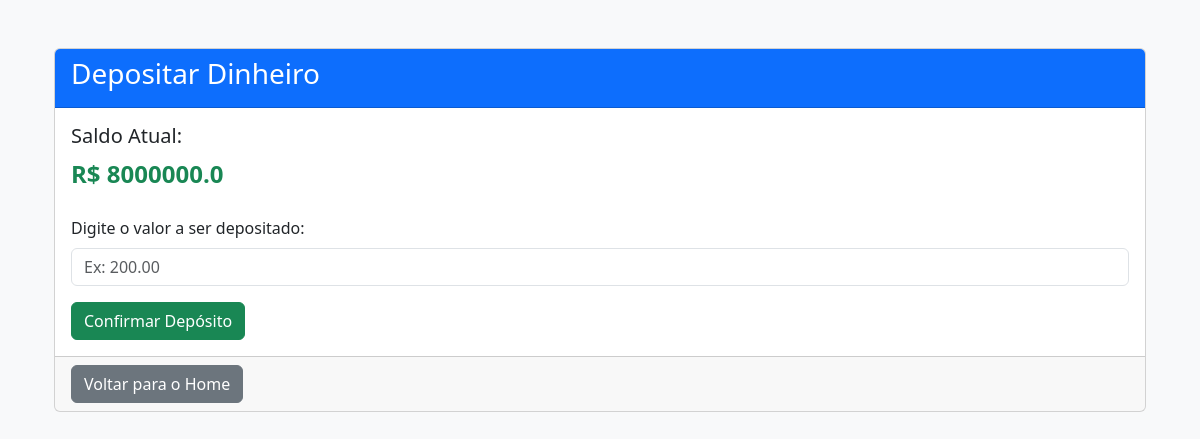
The app's page /depositar (signed in), older data.
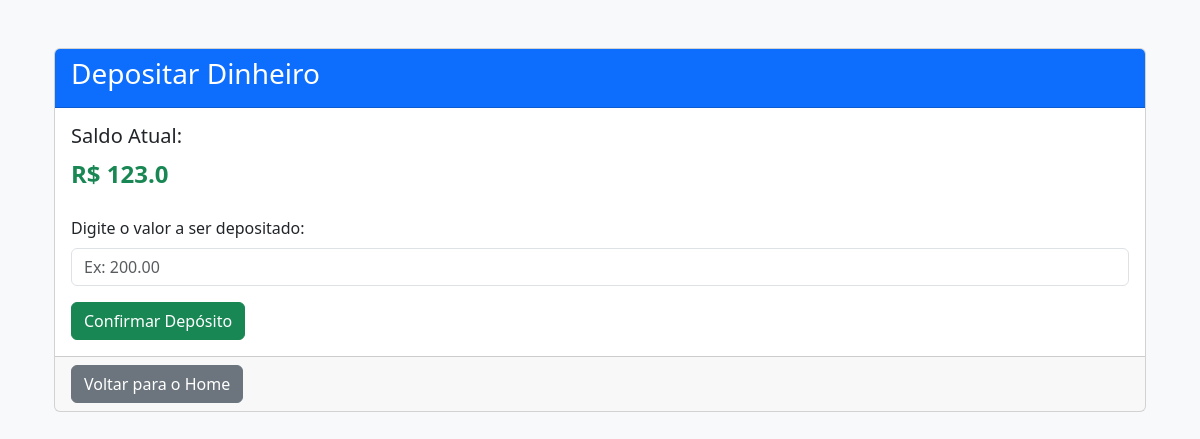
The same page, newer data.
### tables this page shows
CREATE TABLE contas (
    nome TEXT PRIMARY KEY,
    senha TEXT NOT NULL,
    erro_senha INTEGER DEFAULT 0,
    saldo REAL NOT NULL,
    saques_diarios REAL DEFAULT 0,
    cpf VARCHAR[14] NOT NULL
);

### app.py (the view, shortened to what this page needs)
@app.route("/depositar" , methods=["GET", "POST"])
@login_required
def depositar():
    conn = get_db_connection()
    cursor = conn.cursor()
    nome = session["nome"]
    cursor.execute("SELECT saldo FROM contas WHERE nome = ?", (nome,))
    saldo_atual = cursor.fetchone()[0]
    conn.close()
    return render_template("depositar.html", saldo=saldo_atual)

### app.py (called while the page is built)
def get_db_connection():
    conn = sqlite3.connect("banco_local.db")
    conn.row_factory = sqlite3.Row  # Permite acessar os resultados como dicionários
    return conn

def login_required(f):
    @wraps(f)
    def decorated_function(*args, **kwargs):
        if "nome" not in session:
            flash("Você precisa estar logado para acessar esta página.", "danger")
            return redirect(url_for("login"))
        return f(*args, **kwargs)
    return decorated_function

### templates/depositar.html (shortened to what this page needs)
{% extends "base.html" %}
{% block content %}
<!DOCTYPE html>
<html lang="en">
<head>
    <link href="https://cdn.jsdelivr.net/npm/bootstrap@5.3.0/dist/css/bootstrap.min.css" rel="stylesheet">
</head>
<body>
    <div class="container mt-5">
        <div class="card">
            <div class="card-header bg-primary text-white">
                <h3>Depositar Dinheiro</h3>
            </div>
            <div class="card-body">
                <div class="mb-4">
                    <h5>Saldo Atual:</h5>
                    <p class="fs-4 text-success"><strong>R$ {{ saldo }}</strong></p>
                </div>
                <form method="POST">
                    <div class="mb-3">
                        <label for="valor" class="form-label">Digite o valor a ser depositado:</label>
                        <input type="number" step="0.01" class="form-control" id="valor" name="valor" placeholder="Ex: 200.00" required>
                    </div>
                    <button type="submit" class="btn btn-success">Confirmar Depósito</button>
                </form>
            </div>
            <div class="card-footer">
                <a href="/home" class="btn btn-secondary">Voltar para o Home</a>
            </div>
        </div>
    </div>
</body>
</html>
{% endblock %}

Row changes from the older to the newer data that the page shows:
changed contas: saldo "8000000.0" → "123.0"
